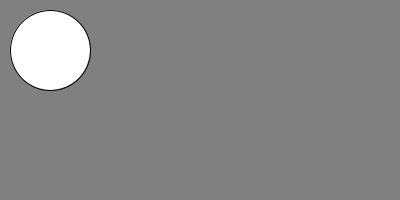
Frame 1 (no input)
Frame 60 (the mouse pressed at the canvas centre just before this capture): identical to frame 1, image omitted
Frame 120 (the mouse held since frame 60 and released just before this capture): identical to frame 1, image omitted

The Processing sketch that drew this single still picture (run headless with seeded random() and noise(); from frame 60 on, the mouse is pressed at the canvas centre):

// Processing sketch: week16_1
// ── week16_1.pde
void setup() // 設定,只做一次
{
  size(400,200);
}

 void draw() // 畫,每秒60次
 {
   background(128,128,128); // RGB三色
   ellipse(50,50, 80,80); //圓的位置
 }//畫圓    圓心  寬 高
